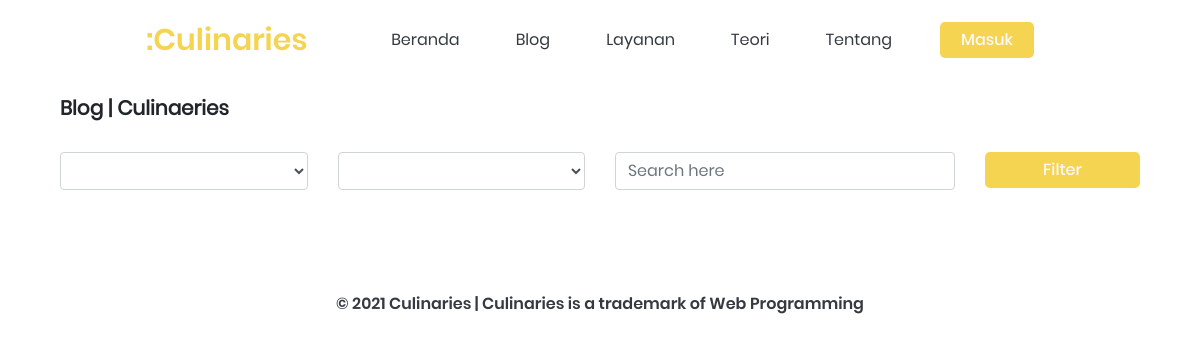
Page /culinaries/page/blog/index.php on the earlier database version.
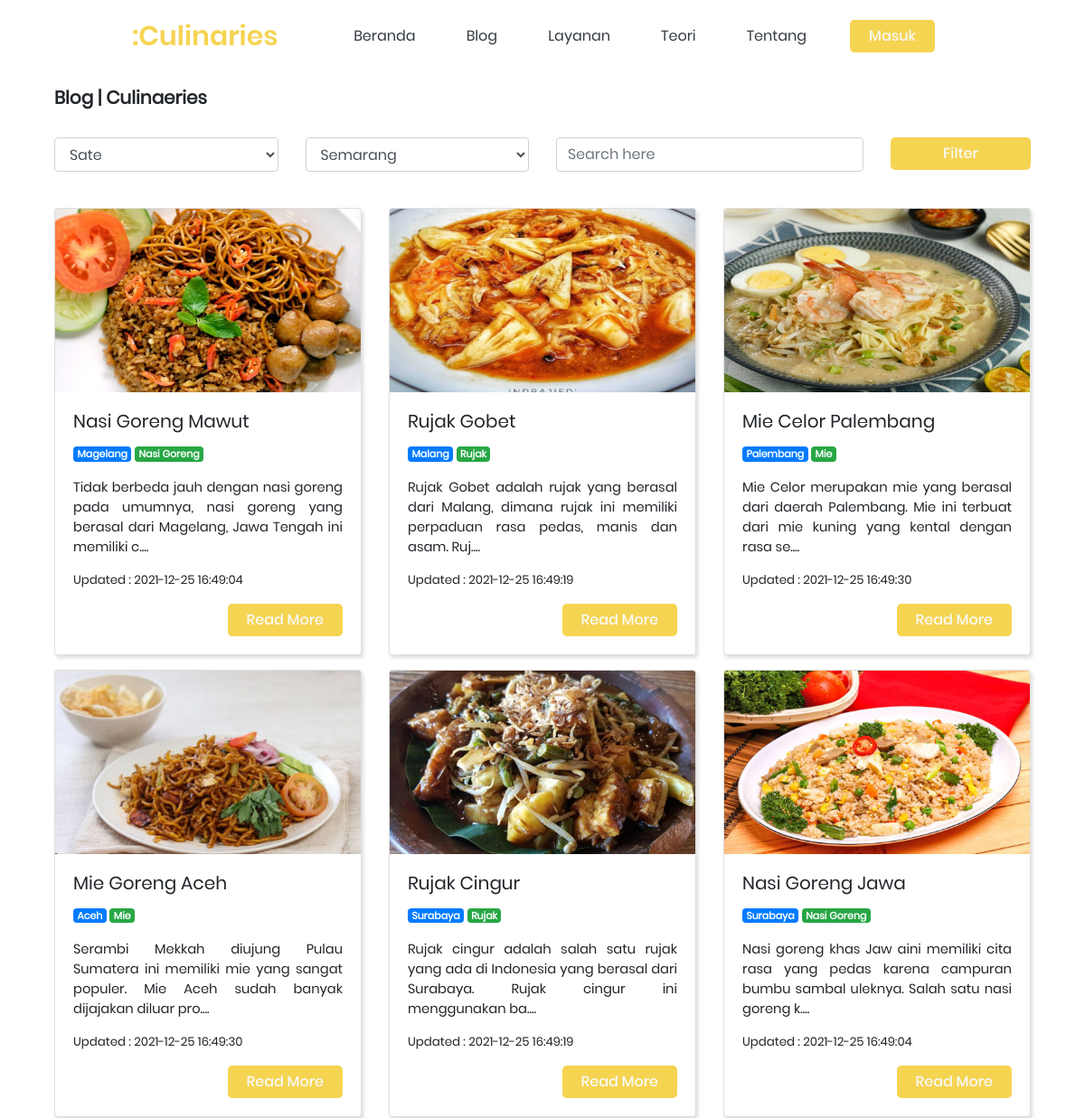
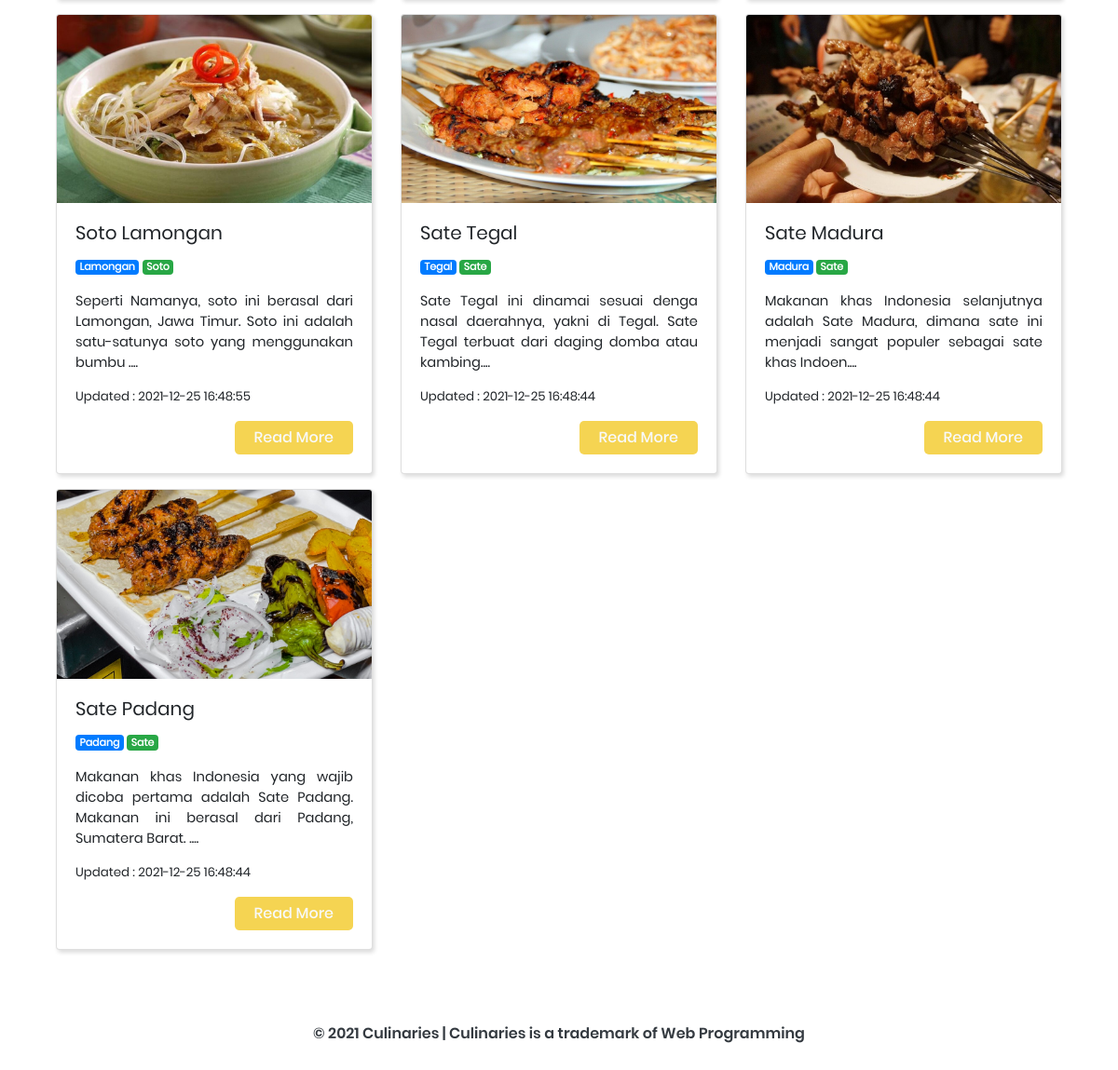
Same page on the later database version (2 pictures, top to bottom).
### tables this page shows
CREATE TABLE `culinary` (
  `id` int(11) NOT NULL,
  `city_id` int(11) NOT NULL,
  `category_id` int(11) NOT NULL,
  `uid` int(11) NOT NULL,
  `title` varchar(255) NOT NULL,
  `content` text NOT NULL,
  `img` varchar(255) NOT NULL,
  `created_at` datetime NOT NULL,
  `updated_at` datetime NOT NULL
);

CREATE TABLE `cities` (
  `city_id` int(11) NOT NULL,
  `city` varchar(100) NOT NULL,
  `created_at` datetime NOT NULL,
  `updated_at` datetime NOT NULL
);

CREATE TABLE `categories` (
  `category_id` int(11) NOT NULL,
  `category` varchar(100) NOT NULL,
  `created_at` datetime NOT NULL,
  `updated_at` datetime NOT NULL
);

### culinaries/page/blog/index.php (the view, shortened to what this page needs)
<?php require './../../app/config.php'; ?>
<!DOCTYPE html>
<html lang="en">
<head>
  <link rel="stylesheet" href="./../style/style.css">
  <link rel="stylesheet" href="https://cdnjs.cloudflare.com/ajax/libs/font-awesome/4.7.0/css/font-awesome.min.css">
  <link rel="stylesheet" href="https://maxcdn.bootstrapcdn.com/bootstrap/4.0.0/css/bootstrap.min.css">
  <link rel="stylesheet" href="https://cdn.datatables.net/1.11.3/css/dataTables.bootstrap4.min.css">
</head>
<body>
  <nav id="head" class="navbar nav navbar-expand-lg fixed-top" onscroll="Scroll()">
    <a class="navbar-brand" href="#"><b class="brand-var">:Culinaries</b></a>
    <div class="collapse pl-5 navbar-collapse" id="navbarSupportedContent">
      <ul class="navbar-nav ml-auto topnav">
        <li class="nav-item">
          <a class="nav-link" href="./../#beranda">Beranda <span class="sr-only">(current)</span></a>
        </li>
        <li class="nav-item">
          <a class="nav-link" href="./index.php">Blog</a>
        </li>
        <li class="nav-item">
          <a class="nav-link" href="./../#services">Layanan</a>
        </li>
        <li class="nav-item">
          <a class="nav-link" href="./../#teori">Teori</a>
        </li>
        <li class="nav-item">
          <a class="nav-link" href="./../#about">Tentang</a>
        </li>
      </ul>
      <div class="form-inline pr-15 my-2 my-lg-0">
        <?php if($_SESSION['sess_id']): ?>
            <a href="./../../admin/" class="btn btn-app">Dashboard</a>
        <?php else: ?>
            <a href="./../../auth/auth.php" class="btn btn-app">Masuk</a>
        <?php endif ?>
      </div>
    </div>
  </nav>
  <section class="content">
    <div class="p-5"></div>
    <div class="container">
      <div class="row">
        <div class="col-md-12">
          <h5 style="font-weight: bold" class="title float-left">Blog | Culinaeries </h5>
        </div>
      </div>
      <br>
      <form action="./index.php" method="GET">
        <div class="form-group row">
          <div class="col-md-3">
            <?php $qCategories = "select * from categories"; ?>
            <?php $sCategories = mysqli_query($conn, $qCategories); ?>
            <select name="category_id" class="form-control">
              <?php foreach($sCategories as $key): ?>
                <option value="<?= $key['category_id'] ?>" <?= ($_GET['category_id'] == $key['category_id']) ? 'selected' : '' ?>><?= $key['category'] ?></option>
              <?php endforeach ?>
            </select>
          </div>
          <div class="col-md-3">
            <?php $qCities = "select * from cities"; ?>
            <?php $sCities = mysqli_query($conn, $qCities); ?>
            <select name="city_id" class="form-control">
              <?php foreach($sCities as $key): ?>
                <option value="<?= $key['city_id'] ?>" <?= ($_GET['city_id'] == $key['city_id']) ? 'selected' : '' ?>><?= $key['city'] ?></option>
              <?php endforeach ?>
            </select>
          </div>
          <div class="col-md-4">
            <input type="text" name="key" value="<?= $_GET['key'] ?>" class="form-control" placeholder="Search here">
          </div>
          <div class="col-md-2">
            <button class="btn btn-app btn-block">Filter</button>
          </div>
        </div>
      </form>
      <br>
      <div class="row">
        <?php $query = ''; ?>
        <?php if(empty($_GET['category_id']) || empty($_GET['city_id']) || empty($_GET['key'])): ?>
          <?php $query = "select * from culinary cl inner join cities ct on ct.city_id = cl.city_id inner join categories ca on ca.category_id = cl.category_id order by cl.id desc"; ?>
        <?php else: ?>
          <?php $query = "select * from culinary cl inner join cities ct on ct.city_id = cl.city_id inner join categories ca on ca.category_id = cl.category_id where cl.category_id = $_GET[category_id] or cl.city_id = $_GET[city_id] or cl.title like '%$_GET[key]%' order by cl.id desc"; ?>
        <?php endif ?>
        <?php $sql = mysqli_query($conn, $query); ?>
        <?php foreach($sql as $row): ?>
        <div class="col-md-4 mb-3">
          <div class="card" style="width: 100%;">
            <img class="card-img-top" src="./../../app/culinaries/<?= $row['img']; ?>" alt="Card image cap">
            <div style="font-size: 11pt !important" class="card-body">
              <h5 class="card-title"><?= $row['title'] ?></h5>
              <span class="badge badge-primary"><?= $row['city'] ?> </span>
              <span class="badge badge-success"><?= $row['category'] ?> </span>
              <p class="card-text"><?= substr($row['content'], 0, 150) ?>....</p>
              <p style="font-size: 10pt">Updated : <?= $row['updated_at'] ?></p>
              <a href="./detail.php?id=<?= $row['id'] ?>" class="btn btn-app float-right">Read More</a>
            </div>
          </div>
        </div>
        <?php endforeach ?>
      </div>
    </div>
    <div class="p-3"></div>
    <footer class="text-center">
      <p class="text-dark">© 2021 Culinaries | Culinaries is a trademark of Web Programming</p>
    </footer>
  </section>
</body>
</html>

### culinaries/page/style/style.css (style rules this page uses)
:root { --primary-color: #f5d452; --secondary-color: #ffe477; --light: #fff; --transparent: transparent; --dark: #242424; --subtitle-color: #707070; --bg-right-banner: url('./../svg/banner/wave-top.svg'); --bg-right-illustrator: url('./../svg/illustrator/right-ill.svg'); --bg-left-illustrator: url('./../svg/illustrator/left-ill.svg'); --bg-m-left-illustrator: url('./../svg/illustrator/m-left.svg'); --bg-right-illustrator-mitra: url('./../svg/banner/banner-mitra.svg'); --regular: 'Poppins-regular'; --medium: 'Poppins-medium'; --semibold: 'Poppins-semibold'; --bold: 'Poppins-bold'; }
body { font-family: 'Poppins-regular' !important; font-size: 12px; }
.nav { height: 80px !important; width: 100%; background-color: var(--transparent); z-index: -2; }
.nav-item { padding: 10px 0px !important; }
.nav-link { transition: .3s; }
.brand-var { width: 100px !important; padding: 15px 0px; margin-left: 130px; font-family: var(--semibold); font-size: 30px; color: var(--primary-color); }
.card { transition: .5s; box-shadow: 2px 3px 4px #ddd !important; }
footer { width: 100%; height: 80px; background-color: var(--transparent); }
footer p { padding: 30px 0px; font-family: var(--semibold); }
.pl-5 { padding-left: 50px !important; }
.pr-15 { padding-right: 150px !important; }
li { margin: 0px 40px 0px 0px !important; }
li a { color: var(--dark) !important; }
.row { margin-left: 0 !important; margin-right: 0 !important; }
.btn-app { border-radius: 5px !important; color: var(--light) !important; background-color: var(--primary-color); padding: 5px 20px 5px 20px !important; font-family: 'Poppins-medium'; }

Differences in the rows shown:
added culinary: img (picture), title "Nasi Goreng Mawut", city.city "Magelang", category.category "Nasi Goreng", content "Tidak berbeda jauh dengan nasi goreng pada umumnya, nasi goreng yang berasal dari Magelang, Jawa Tengah ini memiliki c", category.updated_at "2021-12-25 16:49:04"
added culinary: img (picture), title "Rujak Gobet", city.city "Malang", category.category "Rujak", content "Rujak Gobet adalah rujak yang berasal dari Malang, dimana rujak ini memiliki perpaduan rasa pedas, manis dan asam. Ruj", category.updated_at "2021-12-25 16:49:19"
added culinary: img (picture), title "Mie Celor Palembang", city.city "Palembang", category.category "Mie", content "Mie Celor merupakan mie yang berasal dari daerah Palembang. Mie ini terbuat dari mie kuning yang kental dengan rasa se", category.updated_at "2021-12-25 16:49:30"
added culinary: img (picture), title "Mie Goreng Aceh", city.city "Aceh", category.category "Mie", content "Serambi Mekkah diujung Pulau Sumatera ini memiliki mie yang sangat populer. Mie Aceh sudah banyak dijajakan diluar pro", category.updated_at "2021-12-25 16:49:30"
added culinary: img (picture), title "Rujak Cingur", city.city "Surabaya", category.category "Rujak", content "Rujak cingur adalah salah satu rujak yang ada di Indonesia yang berasal dari Surabaya. Rujak cingur ini menggunakan ba", category.updated_at "2021-12-25 16:49:19"
added culinary: img (picture), title "Nasi Goreng Jawa", city.city "Surabaya", category.category "Nasi Goreng", content "Nasi goreng khas Jaw aini memiliki cita rasa yang pedas karena campuran bumbu sambal uleknya. Salah satu nasi goreng k", category.updated_at "2021-12-25 16:49:04"
added culinary: img (picture), title "Soto Lamongan", city.city "Lamongan", category.category "Soto", content "Seperti Namanya, soto ini berasal dari Lamongan, Jawa Timur. Soto ini adalah satu-satunya soto yang menggunakan bumbu", category.updated_at "2021-12-25 16:48:55"
added culinary: img (picture), title "Sate Tegal", city.city "Tegal", category.category "Sate", content "Sate Tegal ini dinamai sesuai denga nasal daerahnya, yakni di Tegal. Sate Tegal terbuat dari daging domba atau kambing", category.updated_at "2021-12-25 16:48:44"
added culinary: img (picture), title "Sate Madura", city.city "Madura", category.category "Sate", content "Makanan khas Indonesia selanjutnya adalah Sate Madura, dimana sate ini menjadi sangat populer sebagai sate khas Indoen", category.updated_at "2021-12-25 16:48:44"
added culinary: img (picture), title "Sate Padang", city.city "Padang", category.category "Sate", content "Makanan khas Indonesia yang wajib dicoba pertama adalah Sate Padang. Makanan ini berasal dari Padang, Sumatera Barat.", category.updated_at "2021-12-25 16:48:44"
Other differences:
form field category_id: (not shown) → "Sate"
form field city_id: (not shown) → "Semarang"
